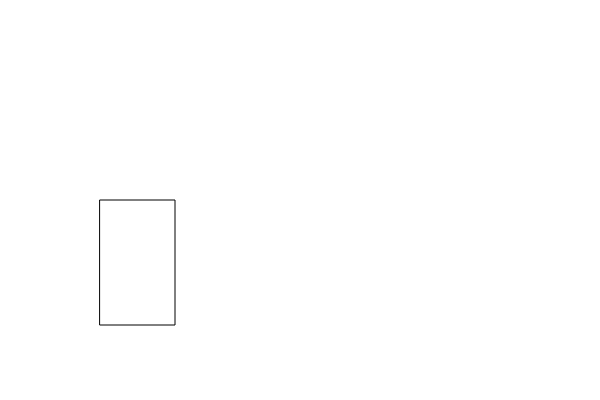
Frame 1 (no input)
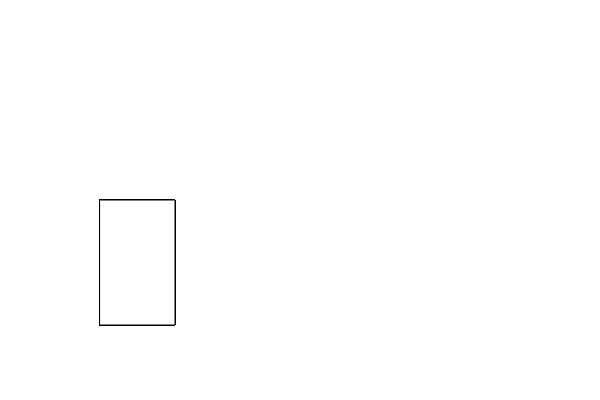
Frame 60 (no input)
Frame 120 (the mouse pressed at the canvas centre since frame 60): identical to frame 60, image omitted

The p5.js sketch that drew these frames (run headless with seeded random() and noise() and a simulated clock; from frame 60 on, the mouse is pressed at the canvas centre):

// p5.js sketch
// ── sketch.js
function setup() {
  createCanvas(600, 400);
}

function draw() {
  rect(100, 200, 75, 125);
}
